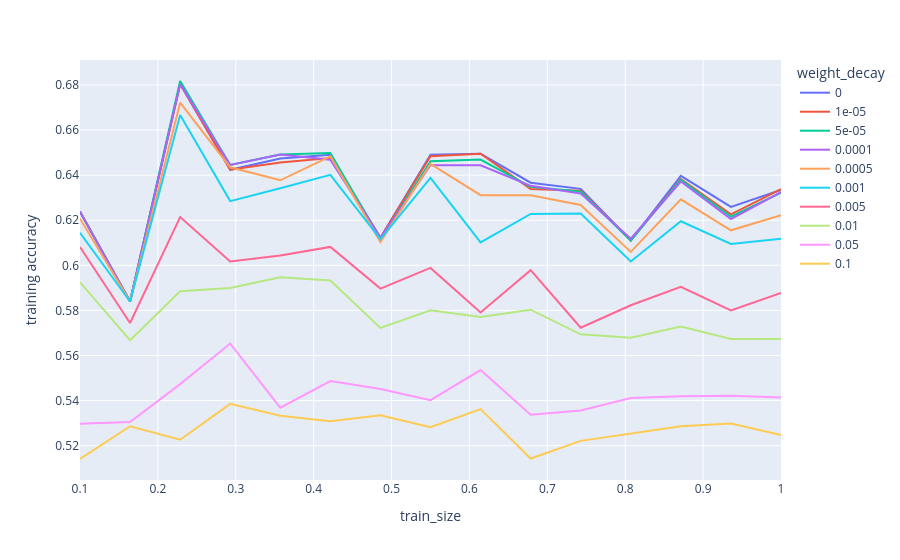
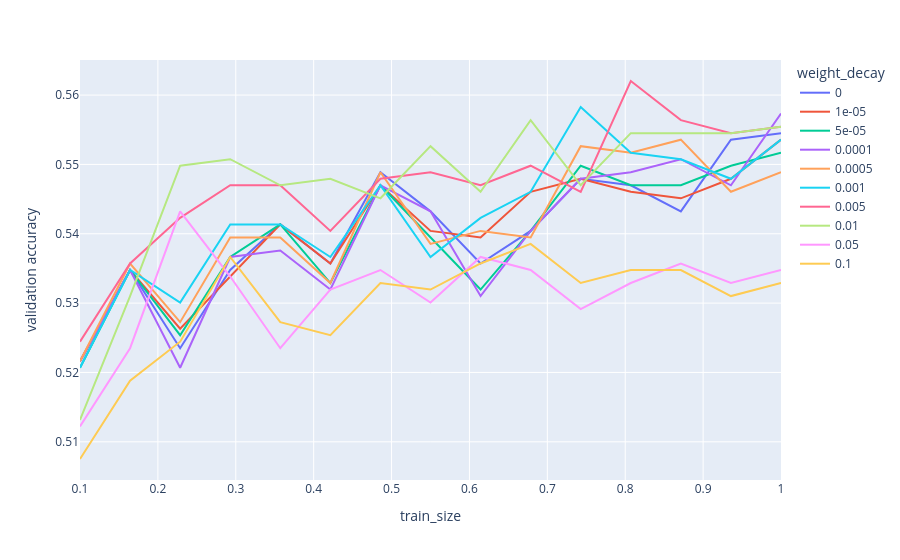

Write notebook code for charts like these, in order.
### Code cell
train_and_plot(
    [
        {"weight_decay": 0},
        {"weight_decay": 0.00001},
        {"weight_decay": 0.00005},
        {"weight_decay": 0.0001},
        {"weight_decay": 0.0005},
        {"weight_decay": 0.001},
        {"weight_decay": 0.005},
        {"weight_decay": 0.01},
        {"weight_decay": 0.05},
        {"weight_decay": 0.1},
    ],
    "weight_decay"
)

### Figure 1 — Plotly figure (JSON) as saved in the notebook; plotly's stock layout.template omitted (floating-point values rounded to 4 significant figures)
{"data": [{"hovertemplate": "weight_decay=0<br>train_size=%{x}<br>training accuracy=%{y}<extra></extra>", "legendgroup": "0", "line": {"color": "#636efa", "dash": "solid"}, "marker": {"symbol": "circle"}, "mode": "lines", "name": "0", "orientation": "v", "showlegend": true, "type": "scatter", "x": [0.1, 0.1643, 0.2286, 0.2929, 0.3571, 0.4214, 0.4857, 0.55, 0.6143, 0.6786, 0.7429, 0.8071, 0.8714, 0.9357, 1.0], "xaxis": "x", "y": [0.6238, 0.584, 0.6804, 0.6424, 0.6474, 0.6491, 0.6123, 0.649, 0.6495, 0.6367, 0.6339, 0.611, 0.6397, 0.6259, 0.6335], "yaxis": "y"}, {"hovertemplate": "weight_decay=1e-05<br>train_size=%{x}<br>training accuracy=%{y}<extra></extra>", "legendgroup": "1e-05", "line": {"color": "#EF553B", "dash": "solid"}, "marker": {"symbol": "circle"}, "mode": "lines", "name": "1e-05", "orientation": "v", "showlegend": true, "type": "scatter", "x": [0.1, 0.1643, 0.2286, 0.2929, 0.3571, 0.4214, 0.4857, 0.55, 0.6143, 0.6786, 0.7429, 0.8071, 0.8714, 0.9357, 1.0], "xaxis": "x", "y": [0.6238, 0.584, 0.6804, 0.6424, 0.6456, 0.6476, 0.6123, 0.6484, 0.6495, 0.6339, 0.6331, 0.611, 0.6383, 0.6226, 0.6338], "yaxis": "y"}, {"hovertemplate": "weight_decay=5e-05<br>train_size=%{x}<br>training accuracy=%{y}<extra></extra>", "legendgroup": "5e-05", "line": {"color": "#00cc96", "dash": "solid"}, "marker": {"symbol": "circle"}, "mode": "lines", "name": "5e-05", "orientation": "v", "showlegend": true, "type": "scatter", "x": [0.1, 0.1643, 0.2286, 0.2929, 0.3571, 0.4214, 0.4857, 0.55, 0.6143, 0.6786, 0.7429, 0.8071, 0.8714, 0.9357, 1.0], "xaxis": "x", "y": [0.6238, 0.584, 0.6818, 0.6445, 0.6491, 0.6498, 0.6116, 0.6462, 0.6469, 0.6348, 0.6326, 0.611, 0.6379, 0.6216, 0.6322], "yaxis": "y"}, {"hovertemplate": "weight_decay=0.0001<br>train_size=%{x}<br>training accuracy=%{y}<extra></extra>", "legendgroup": "0.0001", "line": {"color": "#ab63fa", "dash": "solid"}, "marker": {"symbol": "circle"}, "mode": "lines", "name": "0.0001", "orientation": "v", "showlegend": true, "type": "scatter", "x": [0.1, 0.1643, 0.2286, 0.2929, 0.3571, 0.4214, 0.4857, 0.55, 0.6143, 0.6786, 0.7429, 0.8071, 0.8714, 0.9357, 1.0], "xaxis": "x", "y": [0.6238, 0.584, 0.6804, 0.6445, 0.6491, 0.6468, 0.6123, 0.6444, 0.6444, 0.6353, 0.6318, 0.6118, 0.6372, 0.6206, 0.6325], "yaxis": "y"}, {"hovertemplate": "weight_decay=0.0005<br>train_size=%{x}<br>training accuracy=%{y}<extra></extra>", "legendgroup": "0.0005", "line": {"color": "#FFA15A", "dash": "solid"}, "marker": {"symbol": "circle"}, "mode": "lines", "name": "0.0005", "orientation": "v", "showlegend": true, "type": "scatter", "x": [0.1, 0.1643, 0.2286, 0.2929, 0.3571, 0.4214, 0.4857, 0.55, 0.6143, 0.6786, 0.7429, 0.8071, 0.8714, 0.9357, 1.0], "xaxis": "x", "y": [0.6207, 0.584, 0.6722, 0.6435, 0.6377, 0.6483, 0.6103, 0.645, 0.6311, 0.6311, 0.6267, 0.606, 0.6293, 0.6155, 0.6222], "yaxis": "y"}, {"hovertemplate": "weight_decay=0.001<br>train_size=%{x}<br>training accuracy=%{y}<extra></extra>", "legendgroup": "0.001", "line": {"color": "#19d3f3", "dash": "solid"}, "marker": {"symbol": "circle"}, "mode": "lines", "name": "0.001", "orientation": "v", "showlegend": true, "type": "scatter", "x": [0.1, 0.1643, 0.2286, 0.2929, 0.3571, 0.4214, 0.4857, 0.55, 0.6143, 0.6786, 0.7429, 0.8071, 0.8714, 0.9357, 1.0], "xaxis": "x", "y": [0.6144, 0.584, 0.6667, 0.6285, 0.6342, 0.6401, 0.6116, 0.6387, 0.6102, 0.6228, 0.6229, 0.6017, 0.6196, 0.6095, 0.6118], "yaxis": "y"}, {"hovertemplate": "weight_decay=0.005<br>train_size=%{x}<br>training accuracy=%{y}<extra></extra>", "legendgroup": "0.005", "line": {"color": "#FF6692", "dash": "solid"}, "marker": {"symbol": "circle"}, "mode": "lines", "name": "0.005", "orientation": "v", "showlegend": true, "type": "scatter", "x": [0.1, 0.1643, 0.2286, 0.2929, 0.3571, 0.4214, 0.4857, 0.55, 0.6143, 0.6786, 0.7429, 0.8071, 0.8714, 0.9357, 1.0], "xaxis": "x", "y": [0.6082, 0.5744, 0.6214, 0.6017, 0.6044, 0.6082, 0.5897, 0.5989, 0.5791, 0.5979, 0.5723, 0.5823, 0.5904, 0.58, 0.5877], "yaxis": "y"}, {"hovertemplate": "weight_decay=0.01<br>train_size=%{x}<br>training accuracy=%{y}<extra></extra>", "legendgroup": "0.01", "line": {"color": "#B6E880", "dash": "solid"}, "marker": {"symbol": "circle"}, "mode": "lines", "name": "0.01", "orientation": "v", "showlegend": true, "type": "scatter", "x": [0.1, 0.1643, 0.2286, 0.2929, 0.3571, 0.4214, 0.4857, 0.55, 0.6143, 0.6786, 0.7429, 0.8071, 0.8714, 0.9357, 1.0], "xaxis": "x", "y": [0.5925, 0.5668, 0.5885, 0.5899, 0.5947, 0.5933, 0.5723, 0.5801, 0.577, 0.5803, 0.5694, 0.5679, 0.5728, 0.5673, 0.5674], "yaxis": "y"}, {"hovertemplate": "weight_decay=0.05<br>train_size=%{x}<br>training accuracy=%{y}<extra></extra>", "legendgroup": "0.05", "line": {"color": "#FF97FF", "dash": "solid"}, "marker": {"symbol": "circle"}, "mode": "lines", "name": "0.05", "orientation": "v", "showlegend": true, "type": "scatter", "x": [0.1, 0.1643, 0.2286, 0.2929, 0.3571, 0.4214, 0.4857, 0.55, 0.6143, 0.6786, 0.7429, 0.8071, 0.8714, 0.9357, 1.0], "xaxis": "x", "y": [0.5298, 0.5305, 0.5473, 0.5653, 0.5368, 0.5487, 0.5452, 0.5402, 0.5536, 0.5337, 0.5356, 0.5411, 0.5419, 0.5422, 0.5414], "yaxis": "y"}, {"hovertemplate": "weight_decay=0.1<br>train_size=%{x}<br>training accuracy=%{y}<extra></extra>", "legendgroup": "0.1", "line": {"color": "#FECB52", "dash": "solid"}, "marker": {"symbol": "circle"}, "mode": "lines", "name": "0.1", "orientation": "v", "showlegend": true, "type": "scatter", "x": [0.1, 0.1643, 0.2286, 0.2929, 0.3571, 0.4214, 0.4857, 0.55, 0.6143, 0.6786, 0.7429, 0.8071, 0.8714, 0.9357, 1.0], "xaxis": "x", "y": [0.5141, 0.5286, 0.5226, 0.5385, 0.5333, 0.5309, 0.5335, 0.5282, 0.5362, 0.5143, 0.5221, 0.5252, 0.5286, 0.5298, 0.5247], "yaxis": "y"}], "layout": {"legend": {"title": {"text": "weight_decay"}, "tracegroupgap": 0}, "margin": {"t": 60}, "xaxis": {"anchor": "y", "domain": [0, 1], "title": {"text": "train_size"}}, "yaxis": {"anchor": "x", "domain": [0, 1], "title": {"text": "training accuracy"}}}}

### Figure 2 — Plotly figure (JSON) as saved in the notebook; plotly's stock layout.template omitted (floating-point values rounded to 4 significant figures)
{"data": [{"hovertemplate": "weight_decay=0<br>train_size=%{x}<br>validation accuracy=%{y}<extra></extra>", "legendgroup": "0", "line": {"color": "#636efa", "dash": "solid"}, "marker": {"symbol": "circle"}, "mode": "lines", "name": "0", "orientation": "v", "showlegend": true, "type": "scatter", "x": [0.1, 0.1643, 0.2286, 0.2929, 0.3571, 0.4214, 0.4857, 0.55, 0.6143, 0.6786, 0.7429, 0.8071, 0.8714, 0.9357, 1.0], "xaxis": "x", "y": [0.5216, 0.5348, 0.5235, 0.5348, 0.5414, 0.5357, 0.5489, 0.5432, 0.5357, 0.5404, 0.5479, 0.547, 0.5432, 0.5536, 0.5545], "yaxis": "y"}, {"hovertemplate": "weight_decay=1e-05<br>train_size=%{x}<br>validation accuracy=%{y}<extra></extra>", "legendgroup": "1e-05", "line": {"color": "#EF553B", "dash": "solid"}, "marker": {"symbol": "circle"}, "mode": "lines", "name": "1e-05", "orientation": "v", "showlegend": true, "type": "scatter", "x": [0.1, 0.1643, 0.2286, 0.2929, 0.3571, 0.4214, 0.4857, 0.55, 0.6143, 0.6786, 0.7429, 0.8071, 0.8714, 0.9357, 1.0], "xaxis": "x", "y": [0.5216, 0.5348, 0.5263, 0.5338, 0.5414, 0.5357, 0.547, 0.5404, 0.5395, 0.5461, 0.5479, 0.5461, 0.5451, 0.5479, 0.5536], "yaxis": "y"}, {"hovertemplate": "weight_decay=5e-05<br>train_size=%{x}<br>validation accuracy=%{y}<extra></extra>", "legendgroup": "5e-05", "line": {"color": "#00cc96", "dash": "solid"}, "marker": {"symbol": "circle"}, "mode": "lines", "name": "5e-05", "orientation": "v", "showlegend": true, "type": "scatter", "x": [0.1, 0.1643, 0.2286, 0.2929, 0.3571, 0.4214, 0.4857, 0.55, 0.6143, 0.6786, 0.7429, 0.8071, 0.8714, 0.9357, 1.0], "xaxis": "x", "y": [0.5207, 0.5348, 0.5254, 0.5367, 0.5414, 0.5329, 0.547, 0.5395, 0.532, 0.5404, 0.5498, 0.547, 0.547, 0.5498, 0.5517], "yaxis": "y"}, {"hovertemplate": "weight_decay=0.0001<br>train_size=%{x}<br>validation accuracy=%{y}<extra></extra>", "legendgroup": "0.0001", "line": {"color": "#ab63fa", "dash": "solid"}, "marker": {"symbol": "circle"}, "mode": "lines", "name": "0.0001", "orientation": "v", "showlegend": true, "type": "scatter", "x": [0.1, 0.1643, 0.2286, 0.2929, 0.3571, 0.4214, 0.4857, 0.55, 0.6143, 0.6786, 0.7429, 0.8071, 0.8714, 0.9357, 1.0], "xaxis": "x", "y": [0.5216, 0.5348, 0.5207, 0.5367, 0.5376, 0.532, 0.547, 0.5432, 0.531, 0.5404, 0.5479, 0.5489, 0.5508, 0.547, 0.5573], "yaxis": "y"}, {"hovertemplate": "weight_decay=0.0005<br>train_size=%{x}<br>validation accuracy=%{y}<extra></extra>", "legendgroup": "0.0005", "line": {"color": "#FFA15A", "dash": "solid"}, "marker": {"symbol": "circle"}, "mode": "lines", "name": "0.0005", "orientation": "v", "showlegend": true, "type": "scatter", "x": [0.1, 0.1643, 0.2286, 0.2929, 0.3571, 0.4214, 0.4857, 0.55, 0.6143, 0.6786, 0.7429, 0.8071, 0.8714, 0.9357, 1.0], "xaxis": "x", "y": [0.5216, 0.5357, 0.5273, 0.5395, 0.5395, 0.5329, 0.5489, 0.5385, 0.5404, 0.5395, 0.5526, 0.5517, 0.5536, 0.5461, 0.5489], "yaxis": "y"}, {"hovertemplate": "weight_decay=0.001<br>train_size=%{x}<br>validation accuracy=%{y}<extra></extra>", "legendgroup": "0.001", "line": {"color": "#19d3f3", "dash": "solid"}, "marker": {"symbol": "circle"}, "mode": "lines", "name": "0.001", "orientation": "v", "showlegend": true, "type": "scatter", "x": [0.1, 0.1643, 0.2286, 0.2929, 0.3571, 0.4214, 0.4857, 0.55, 0.6143, 0.6786, 0.7429, 0.8071, 0.8714, 0.9357, 1.0], "xaxis": "x", "y": [0.5207, 0.5348, 0.5301, 0.5414, 0.5414, 0.5367, 0.547, 0.5367, 0.5423, 0.5461, 0.5583, 0.5517, 0.5508, 0.5479, 0.5536], "yaxis": "y"}, {"hovertemplate": "weight_decay=0.005<br>train_size=%{x}<br>validation accuracy=%{y}<extra></extra>", "legendgroup": "0.005", "line": {"color": "#FF6692", "dash": "solid"}, "marker": {"symbol": "circle"}, "mode": "lines", "name": "0.005", "orientation": "v", "showlegend": true, "type": "scatter", "x": [0.1, 0.1643, 0.2286, 0.2929, 0.3571, 0.4214, 0.4857, 0.55, 0.6143, 0.6786, 0.7429, 0.8071, 0.8714, 0.9357, 1.0], "xaxis": "x", "y": [0.5244, 0.5357, 0.5423, 0.547, 0.547, 0.5404, 0.5479, 0.5489, 0.547, 0.5498, 0.5461, 0.562, 0.5564, 0.5545, 0.5555], "yaxis": "y"}, {"hovertemplate": "weight_decay=0.01<br>train_size=%{x}<br>validation accuracy=%{y}<extra></extra>", "legendgroup": "0.01", "line": {"color": "#B6E880", "dash": "solid"}, "marker": {"symbol": "circle"}, "mode": "lines", "name": "0.01", "orientation": "v", "showlegend": true, "type": "scatter", "x": [0.1, 0.1643, 0.2286, 0.2929, 0.3571, 0.4214, 0.4857, 0.55, 0.6143, 0.6786, 0.7429, 0.8071, 0.8714, 0.9357, 1.0], "xaxis": "x", "y": [0.5132, 0.531, 0.5498, 0.5508, 0.547, 0.5479, 0.5451, 0.5526, 0.5461, 0.5564, 0.547, 0.5545, 0.5545, 0.5545, 0.5555], "yaxis": "y"}, {"hovertemplate": "weight_decay=0.05<br>train_size=%{x}<br>validation accuracy=%{y}<extra></extra>", "legendgroup": "0.05", "line": {"color": "#FF97FF", "dash": "solid"}, "marker": {"symbol": "circle"}, "mode": "lines", "name": "0.05", "orientation": "v", "showlegend": true, "type": "scatter", "x": [0.1, 0.1643, 0.2286, 0.2929, 0.3571, 0.4214, 0.4857, 0.55, 0.6143, 0.6786, 0.7429, 0.8071, 0.8714, 0.9357, 1.0], "xaxis": "x", "y": [0.5122, 0.5235, 0.5432, 0.5338, 0.5235, 0.532, 0.5348, 0.5301, 0.5367, 0.5348, 0.5291, 0.5329, 0.5357, 0.5329, 0.5348], "yaxis": "y"}, {"hovertemplate": "weight_decay=0.1<br>train_size=%{x}<br>validation accuracy=%{y}<extra></extra>", "legendgroup": "0.1", "line": {"color": "#FECB52", "dash": "solid"}, "marker": {"symbol": "circle"}, "mode": "lines", "name": "0.1", "orientation": "v", "showlegend": true, "type": "scatter", "x": [0.1, 0.1643, 0.2286, 0.2929, 0.3571, 0.4214, 0.4857, 0.55, 0.6143, 0.6786, 0.7429, 0.8071, 0.8714, 0.9357, 1.0], "xaxis": "x", "y": [0.5075, 0.5188, 0.5244, 0.5367, 0.5273, 0.5254, 0.5329, 0.532, 0.5357, 0.5385, 0.5329, 0.5348, 0.5348, 0.531, 0.5329], "yaxis": "y"}], "layout": {"legend": {"title": {"text": "weight_decay"}, "tracegroupgap": 0}, "margin": {"t": 60}, "xaxis": {"anchor": "y", "domain": [0, 1], "title": {"text": "train_size"}}, "yaxis": {"anchor": "x", "domain": [0, 1], "title": {"text": "validation accuracy"}}}}
